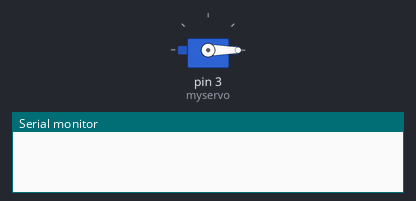
Simulated run of this sketch. Board: Arduino Uno, built with avr-gcc and run on an emulated ATmega328P. Parts: servo, the last lines printed to the serial monitor.

Above: at 0.1 s.
At 1.1 s:
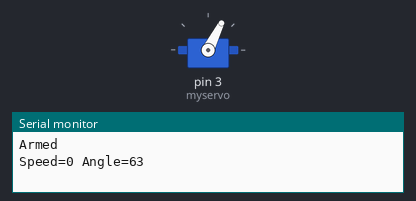
At 12.1 s:
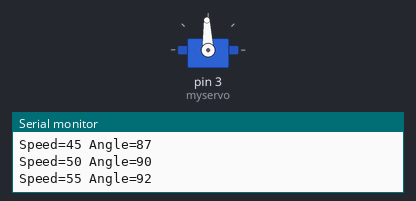
At 37.1 s:
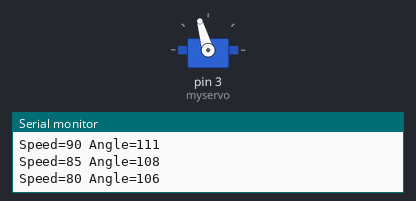
Timing chart, 0 to 38.6 s (numbered marks = the images above):
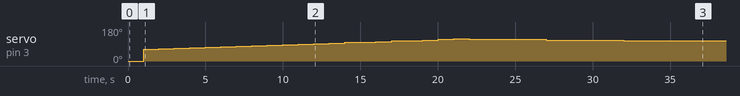

Measured:
- by itself, servo on pin 3 (myservo): rises from 0° to 117° in 20.0 s, then falls to 106° in 16.0 s

The sketch:

BrushLessMotor.pde
```cpp
// this uses the Arduino servo library included with version 0012

// caution, this code sweeps the motor up to maximum speed !
// make sure the motor is mounted securily before running.

#include <Servo.h>

Servo myservo;

void arm(){
  // arm the speed controller, modify as necessary for your ESC
  myservo.write(0);
  delay(1000); //delay 1 second,  some speed controllers may need longer
}

void setSpeed(int speed){
  // speed is from 0 to 100 where 0 is off and 100 is maximum speed
  //the following maps speed values of 0-100 to angles from 0-180,
  // some speed controllers may need different values, see the ESC instructions
  int angle = map(speed, 0, 100, 63, 117);
  myservo.write(angle);
  Serial.print("Speed=");
  Serial.print(speed);
  Serial.print(" Angle=");
  Serial.println(angle);
}

void setup()
{
  Serial.begin(115200);
  myservo.attach(3);
  arm();
  Serial.println("Armed");
}


void schnellLangsam()
{
  int speed;

  // sweep up from 0 to to maximum speed in 20 seconds
  for(speed = 0; speed <= 100; speed += 5) {
    setSpeed(speed);
    delay(1000);
  }
  // sweep back down to 0 speed.
  for(speed = 95; speed > 0; speed -= 5) {
    setSpeed(speed);
    delay(5000);
  }
  setSpeed(0);
  delay(5000); // stop the motor for 5 seconds
}


void loop() {
    schnellLangsam();
}


/* vim:set filetype=cpp: */
```
